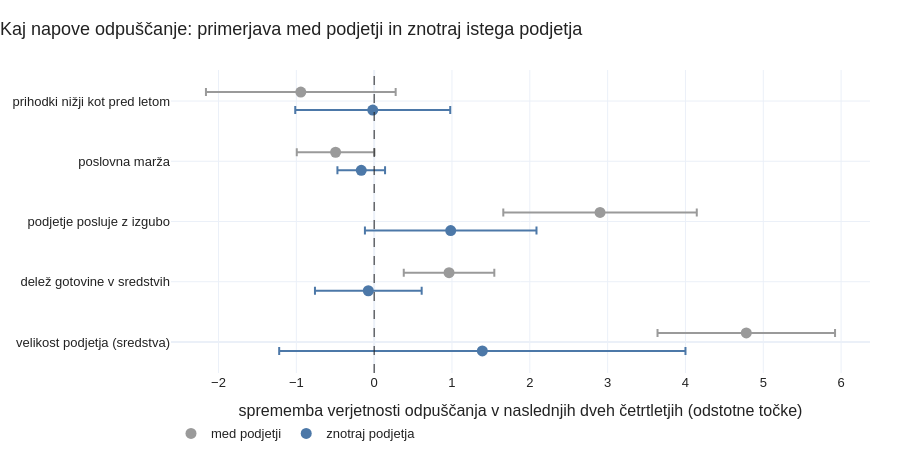

Notebook source saved alongside this figure:
### Markdown cell above
## 3. Ali padec prihodkov napove odpuščanje znotraj podjetja?

V prvem zvezku je napoved odpuščanj najbolj napovedala velikost podjetja. Študija Federal Reserve namesto tega primerja vsako podjetje samo s seboj. Naredili smo enako.

### Code cell
show("9a_znotraj")

### Figure 1 — Plotly figure (JSON) as saved in the notebook; plotly's stock layout.template omitted (floating-point values rounded to 4 significant figures)
{"data": [{"customdata": [["velikost podjetja (sredstva)", "3.641087504184981", "5.922240680740797"], ["delež gotovine v sredstvih", "0.3803768147486556", "1.5439483384883899"], ["podjetje posluje z izgubo", "1.6593936129315576", "4.145566343851352"], ["poslovna marža", "-0.994421481075794", "0.003565853754641888"], ["prihodki nižji kot pred letom", "-2.161429594075377", "0.27643678715963194"]], "error_x": {"array": [1.141, 0.5818, 1.243, 0.499, 1.219], "arrayminus": [1.141, 0.5818, 1.243, 0.499, 1.219], "color": "#9A9A9A", "symmetric": false, "type": "data"}, "hovertemplate": "%{customdata[0]}: %{x:.2f} odstotne točke<br>interval %{customdata[1]:.2f} do %{customdata[2]:.2f}<extra></extra>", "marker": {"color": "#9A9A9A", "size": 11}, "mode": "markers", "name": "med podjetji", "type": "scatter", "x": [4.782, 0.9622, 2.902, -0.4954, -0.9425], "y": [0.15, 1.15, 2.15, 3.15, 4.15]}, {"customdata": [["velikost podjetja (sredstva)", "-1.2203852884714892", "4.000253788807541"], ["delež gotovine v sredstvih", "-0.7606633946844833", "0.6104175151844939"], ["podjetje posluje z izgubo", "-0.11878244299523555", "2.0859170709010155"], ["poslovna marža", "-0.4720022560202073", "0.14010214826485354"], ["prihodki nižji kot pred letom", "-1.0139534204441554", "0.9775700063215617"]], "error_x": {"array": [2.61, 0.6855, 1.102, 0.3061, 0.9958], "arrayminus": [2.61, 0.6855, 1.102, 0.3061, 0.9958], "color": "#4C78A8", "symmetric": false, "type": "data"}, "hovertemplate": "%{customdata[0]}: %{x:.2f} odstotne točke<br>interval %{customdata[1]:.2f} do %{customdata[2]:.2f}<extra></extra>", "marker": {"color": "#4C78A8", "size": 11}, "mode": "markers", "name": "znotraj podjetja", "type": "scatter", "x": [1.39, -0.07512, 0.9836, -0.166, -0.01819], "y": [-0.15, 0.85, 1.85, 2.85, 3.85]}], "layout": {"colorway": ["#4C78A8", "#F58518", "#E45756", "#72B7B2", "#54A24B", "#EECA3B", "#B279A2", "#FF9DA6", "#9D755D", "#BAB0AC"], "font": {"color": "#222222", "family": "Arial, Helvetica, sans-serif", "size": 13}, "height": 460, "hoverlabel": {"namelength": -1}, "legend": {"orientation": "h", "x": 0, "y": -0.15, "yanchor": "top"}, "margin": {"b": 60, "l": 60, "r": 30, "t": 70}, "separators": ",.", "shapes": [{"line": {"color": "#222222", "dash": "dash", "width": 1}, "type": "line", "x0": 0, "x1": 0, "xref": "x", "y0": 0, "y1": 1, "yref": "y domain"}], "title": {"text": "Kaj napove odpuščanje: primerjava med podjetji in znotraj istega podjetja", "x": 0, "xanchor": "left"}, "xaxis": {"title": {"text": "sprememba verjetnosti odpuščanja v naslednjih dveh četrtletjih (odstotne točke)"}}, "yaxis": {"ticktext": ["velikost podjetja (sredstva)", "delež gotovine v sredstvih", "podjetje posluje z izgubo", "poslovna marža", "prihodki nižji kot pred letom"], "tickvals": [0, 1, 2, 3, 4]}}}
